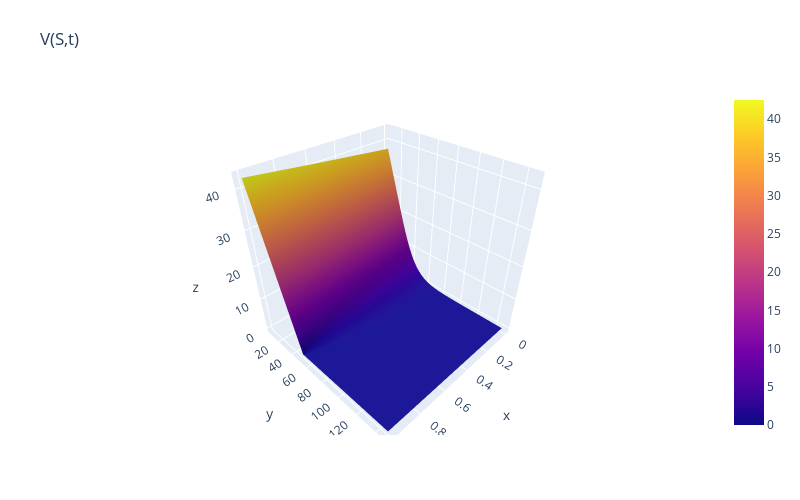

Here is the notebook cell this chart was saved with:
### Code cell
grid.net = net
grid.toNormal(obj_mutation=True)
grid.plot(0, cut=True)

### Figure 1 — Plotly figure (JSON) as saved in the notebook; plotly's stock layout.template omitted (floating-point values rounded to 4 significant figures; data arrays with more than 128 entries replaced by an {"elided": "..."} marker saying what was removed)
{"data": [{"x": {"elided": "201 float values"}, "y": {"elided": "150 float values"}, "z": {"elided": "150x201 float values"}, "type": "surface"}], "layout": {"margin": {"l": 65, "r": 50, "b": 65, "t": 90}, "title": {"text": "V(S,t)"}, "autosize": false, "width": 800, "height": 500}}
